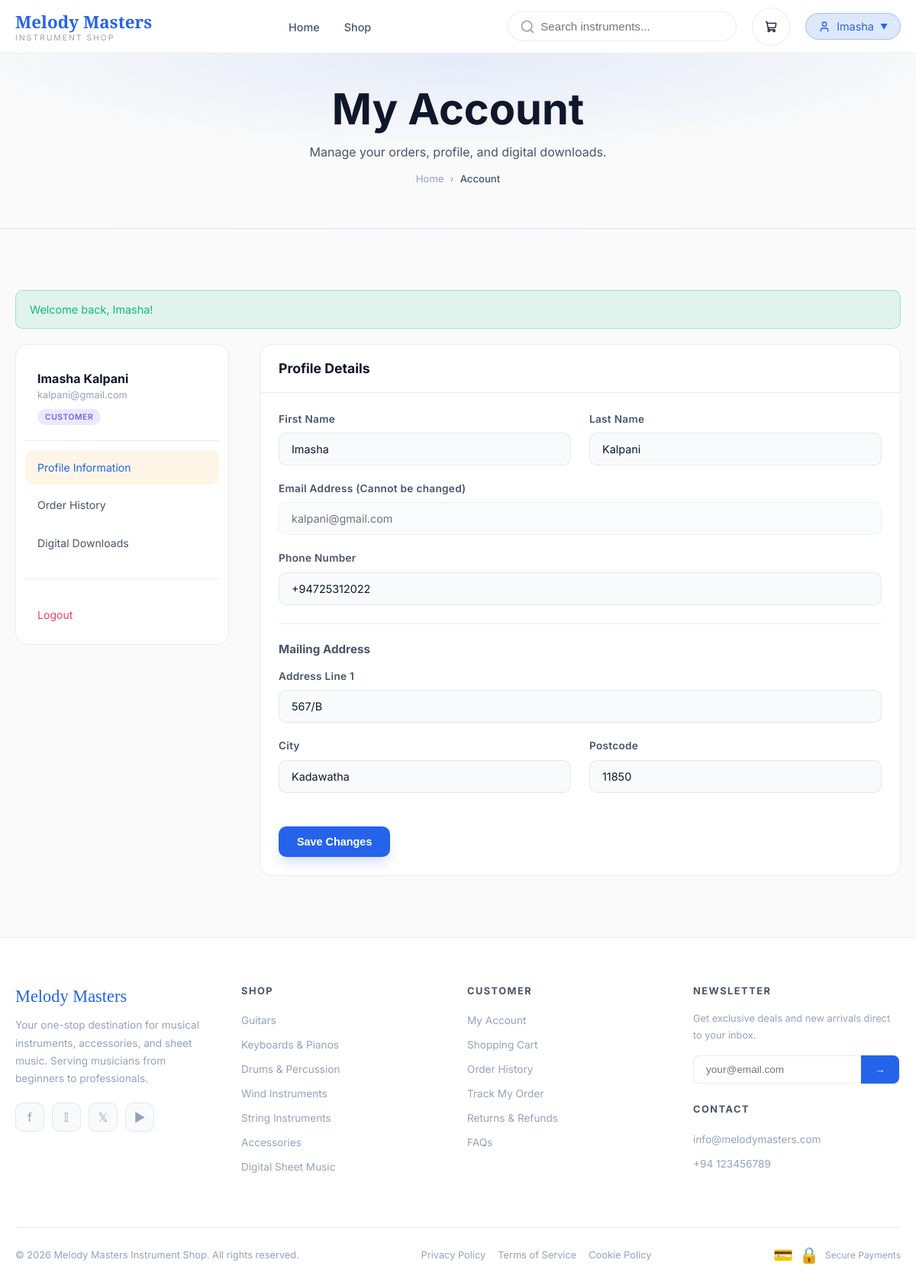
The page /account.php (signed in) on the database its author committed.
### tables this page shows
CREATE TABLE `users` (
  `id` int(11) NOT NULL,
  `first_name` varchar(100) NOT NULL,
  `last_name` varchar(100) NOT NULL,
  `email` varchar(255) NOT NULL,
  `password` varchar(255) NOT NULL,
  `phone` varchar(20) DEFAULT NULL,
  `role` enum('customer','staff','admin') NOT NULL DEFAULT 'customer',
  `address_line1` varchar(255) DEFAULT NULL,
  `city` varchar(100) DEFAULT NULL,
  `postcode` varchar(20) DEFAULT NULL,
  `is_active` tinyint(1) NOT NULL DEFAULT 1,
  `created_at` timestamp NOT NULL DEFAULT current_timestamp(),
  `updated_at` timestamp NOT NULL DEFAULT current_timestamp() ON UPDATE current_timestamp()
);

### includes/functions.php (called while the page is built, shortened)
<?php
function isLoggedIn(): bool {
    return isset($_SESSION['user_id']);
}
function getCurrentUser(): ?array {
    static $user = null;
    if ($user === null) {
        $db = getDB();
        $stmt = $db->prepare('SELECT * FROM users WHERE id = ? AND is_active = 1');
        $stmt->execute([$_SESSION['user_id']]);
        $user = $stmt->fetch() ?: null;
    }
    return $user;
}
function isStaff(): bool {
    $user = getCurrentUser();
    return $user && in_array($user['role'], ['staff', 'admin']);
}
function getFlash(): ?array {
    if (isset($_SESSION['flash'])) {
        $flash = $_SESSION['flash'];
        return $flash;
    }
    return null;
}
function sanitize(string $input): string {
    return htmlspecialchars(trim($input), ENT_QUOTES, 'UTF-8');
}

### account.php (the view, shortened to what this page needs)
<?php
require_once __DIR__ . '/includes/functions.php';
$user = getCurrentUser();
$flash = getFlash();
$activeTab = $_GET['tab'] ?? 'profile';
include 'includes/header.php';
?>
<div class="page-banner" style="padding: 40px 0;">
    <div class="container">
        <h1>My Account</h1>
        <p>Manage your orders, profile, and digital downloads.</p>
        <div class="breadcrumb" style="justify-content: center;">
            <a href="index.php">Home</a>
            <span>›</span>
            <span class="current">Account</span>
        </div>
    </div>
</div>
<div class="section">
    <div class="container">
        <?php if ($flash): ?>
            <div class="alert alert-<?= $flash['type'] ?>"><?= $flash['message'] ?></div>
        <?php endif; ?>
        <div style="display: grid; grid-template-columns: 280px 1fr; gap: 40px; align-items: start;">
            <aside>
                <div class="card">
                    <div class="card-body account-nav" style="padding: 12px;">
                        <div style="padding: 20px 16px; border-bottom: 1px solid var(--border); margin-bottom: 12px;">
                            <div style="font-weight: 700; color: var(--text-primary);"><?= sanitize($user['first_name'] . ' ' . $user['last_name']) ?></div>
                            <div style="font-size: 0.8rem; color: var(--text-muted);"><?= sanitize($user['email']) ?></div>
                            <div class="pill pill-purple mt-1" style="font-size: 0.65rem;"><?= ucfirst($user['role']) ?></div>
                        </div>
                        <a href="?tab=profile" class="nav-item <?= $activeTab === 'profile' ? 'active' : '' ?>">Profile Information</a>
                        <a href="?tab=orders" class="nav-item <?= $activeTab === 'orders' ? 'active' : '' ?>">Order History</a>
                        <a href="?tab=downloads" class="nav-item <?= $activeTab === 'downloads' ? 'active' : '' ?>">Digital Downloads</a>
                        <hr class="divider">
                        <a href="logout.php" class="nav-item" style="color: var(--danger);">Logout</a>
                    </div>
                </div>
            </aside>
            <div>
                <?php if ($activeTab === 'profile'): ?>
                <div class="card">
                    <div class="card-header"><h2 style="font-size: 1.1rem; margin: 0;">Profile Details</h2></div>
                    <div class="card-body">
                        <form method="POST">
                            <div class="grid-2">
                                <div class="form-group">
                                    <label class="form-label">First Name</label>
                                    <input type="text" name="first_name" class="form-control" value="<?= sanitize($user['first_name']) ?>">
                                </div>
                                <div class="form-group">
                                    <label class="form-label">Last Name</label>
                                    <input type="text" name="last_name" class="form-control" value="<?= sanitize($user['last_name']) ?>">
                                </div>
                            </div>
                            <div class="form-group">
                                <label class="form-label">Email Address (Cannot be changed)</label>
                                <input type="email" class="form-control" value="<?= sanitize($user['email']) ?>" disabled style="opacity: 0.6;">
                            </div>
                            <div class="form-group">
                                <label class="form-label">Phone Number</label>
                                <input type="text" name="phone" class="form-control" value="<?= sanitize($user['phone'] ?? '') ?>" placeholder="+44 ...">
                            </div>
                            <hr class="divider">
                            <h3 style="font-size: 0.95rem; margin-bottom: 16px; color: var(--text-secondary);">Mailing Address</h3>
                            <div class="form-group">
                                <label class="form-label">Address Line 1</label>
                                <input type="text" name="address_line1" class="form-control" value="<?= sanitize($user['address_line1'] ?? '') ?>">
                            </div>
                            <div class="grid-2">
                                <div class="form-group">
                                    <label class="form-label">City</label>
                                    <input type="text" name="city" class="form-control" value="<?= sanitize($user['city'] ?? '') ?>">
                                </div>
                                <div class="form-group">
                                    <label class="form-label">Postcode</label>
                                    <input type="text" name="postcode" class="form-control" value="<?= sanitize($user['postcode'] ?? '') ?>">
                                </div>
                            </div>
                            <button type="submit" class="btn btn-primary mt-3">Save Changes</button>
                        </form>
                    </div>
                </div>
                <?php endif; ?>
            </div>
        </div>
    </div>
</div>
<?php include 'includes/footer.php'; ?>

### includes/header.php (shortened to what this page needs)
<?php
require_once __DIR__ . '/../includes/functions.php';
$user  = getCurrentUser();
$page = basename($_SERVER['PHP_SELF'], '.php');
?>
<!DOCTYPE html>
<html lang="en">
<head>
<link rel="stylesheet" href="<?= SITE_URL ?>/assets/css/style.css">
</head>
<body>
<nav class="navbar">
  <div class="container">
    <a href="<?= SITE_URL ?>" class="navbar-logo">
      <div>
        <span class="navbar-logo-text"><?= SITE_NAME ?></span>
        <span class="navbar-logo-sub">Instrument Shop</span>
      </div>
    </a>
    <ul class="navbar-nav">
      <li><a href="<?= SITE_URL ?>/index.php" class="nav-link <?= $page==='index'?'active':'' ?>">Home</a></li>
      <li><a href="<?= SITE_URL ?>/shop.php" class="nav-link <?= $page==='shop'?'active':'' ?>">Shop</a></li>
    </ul>
    <div class="navbar-actions" style="display:flex; align-items:center; gap:20px;">
      <form class="navbar-search" action="<?= SITE_URL ?>/shop.php" method="GET" style="position:relative; display:flex; align-items:center;">
        <input type="text" name="q" placeholder="Search instruments..." value="<?= sanitize($_GET['q'] ?? '') ?>" style="background:var(--bg-card); border:1px solid var(--border); padding:10px 16px 10px 42px; border-radius:30px; color:var(--text-primary); font-size:0.95rem; outline:none; transition:all 0.3s ease; width:300px;" onfocus="this.style.borderColor='var(--primary)'; this.style.boxShadow='0 0 0 3px rgba(37,99,235,0.1)';" onblur="this.style.borderColor='var(--border)'; this.style.boxShadow='none';">
      </form>
      <a href="<?= SITE_URL ?>/cart.php" class="cart-btn" style="position:relative; display:flex; justify-content:center; align-items:center; width:50px; height:50px; border-radius:50%; background:var(--glass-bg); border:1px solid var(--border); color:var(--text-primary); transition:all 0.3s ease;" onmouseover="this.style.background='var(--primary)'; this.style.color='#fff'; this.style.borderColor='var(--primary)';" onmouseout="this.style.background='var(--glass-bg)'; this.style.color='var(--text-primary)'; this.style.borderColor='var(--border)';">
        <i data-lucide="shopping-cart" style="width:24px; height:24px;"></i>
      </a>
      <?php if ($user): ?>
        <div style="position:relative;" id="userMenuWrap">
          <button onclick="toggleUserMenu()" style="background:rgba(37, 99, 235, .15);border:1px solid rgba(37, 99, 235, .3);border-radius:40px;padding:8px 16px;color:var(--primary);cursor:pointer;font-size:.9rem;font-family:inherit;display:flex;align-items:center;gap:8px;">
            <i data-lucide="user" style="width:16px; height:16px;"></i> <?= sanitize($user['first_name']) ?> <span style="font-size:10px;">▼</span>
          </button>
        </div>
      <?php else: ?>
        <a href="<?= SITE_URL ?>/login.php" class="btn btn-outline btn-sm">Sign In</a>
      <?php endif; ?>
    </div>
  </div>
</nav>
<main>

### rows shown on the page
users: first_name "Imasha", first_name+last_name "Imasha Kalpani", email "kalpani@gmail.com", role "CUSTOMER", last_name "Kalpani", phone "+94725312022", address_line1 "567/B", city "Kadawatha", postcode "11850"

### other values the page prints
SITE_NAME "Melody Masters"
$flash['message'] "Welcome back, Imasha!"
SITE_EMAIL "info@melodymasters.com"
